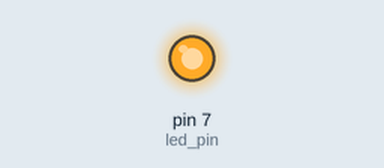
A program run on a simulated Raspberry Pi (header pin numbers). Shown: output pins drawn as LEDs (lit = HIGH). What the program prints to the terminal is not drawn.

Above: at 0.1 s.
At 1.1 s:
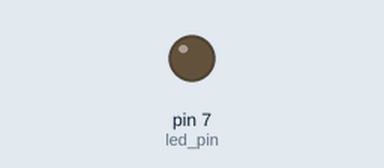
Timing chart, 0 to 2.6 s (numbered marks = the images above):
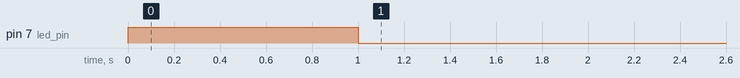

The program:

blink.py
```python
"""
  09/01/2015
  Author: Makerbro
  Platforms: Raspberry Pi (Raspbian)
  Language: Python
  File: blink.py
  ------------------------------------------------------------------------
  Description:
  Blinks an LED.
  ------------------------------------------------------------------------
  Please consider buying products from ACROBOTIC to help fund future
  Open-Source projects like this! We’ll always put our best effort in every
  project, and release all our design files and code for you to use.
  https://acrobotic.com/
  ------------------------------------------------------------------------
  License:
  Beerware License; if you find the code useful, and we happen to cross
  paths, you're encouraged to buy us a beer. The code is distributed hoping
  that you in fact find it useful, but  without warranty of any kind.
"""
import RPi.GPIO as GPIO         # Import GPIO library
import time                     # Import time library for sleep delay

led_pin = 7                     # Pin number for LED

GPIO.setmode(GPIO.BOARD)        # Use board pin numbering
GPIO.setup(led_pin, GPIO.OUT)   # Setup GPIO Pin 7 to OUT

while 1:
    try:
        GPIO.output(7,True)     # Turn on GPIO pin 7
        time.sleep(1)           # Hold the LED ON for 1 second
        GPIO.output(7,False)    # Turn on GPIO pin 7
        time.sleep(1)           # Hold the LED ON for 1 second
    except KeyboardInterrupt:
        # here you put any code you want to run before the program
        # exits when you press CTRL+C
        print "Quiting..."
    except:
        # this catches ALL other exceptions including errors.
        # You won't get any error messages for debugging
        # so only use it once your code is working
        print "Other error or exception occurred!"
    finally:
        GPIO.cleanup() # this ensures a clean exit
```

Measured:
- by itself, pin 7 (led_pin): LOW → HIGH at 0.00 s, → LOW 1.0 s later
